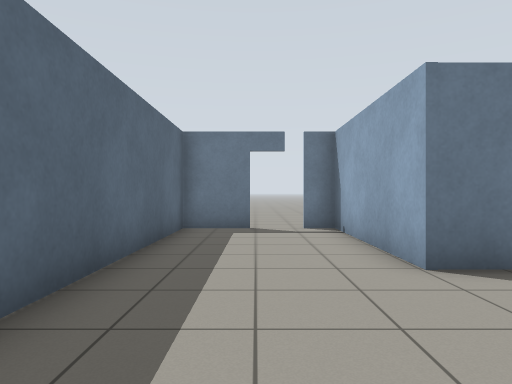
view 1 (above)

14 first-person views from a walk through a world built for the Gazebo simulator. The camera is 0.94 m above the floor, looks level and sees 70° across. The floor is counted in squares, 1 m on a side. Each view is taken from the middle of a square. On the plan, view 1 faces up. The plan holds only what a view shows up to about 13 squares ahead; the rest is blank.

view 2
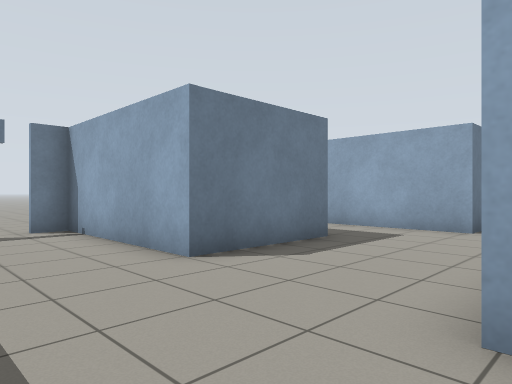

view 3
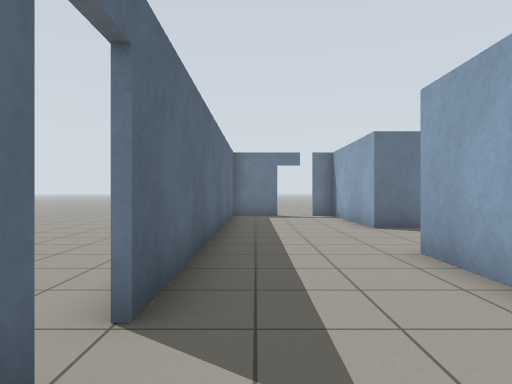

view 4
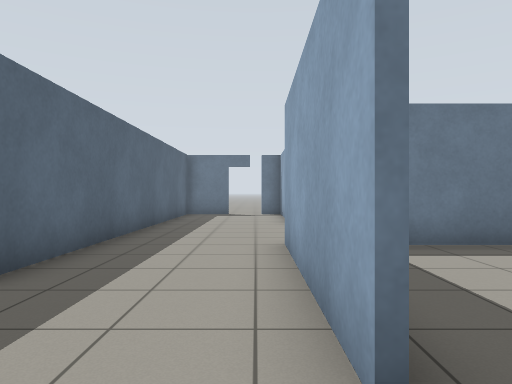

view 5
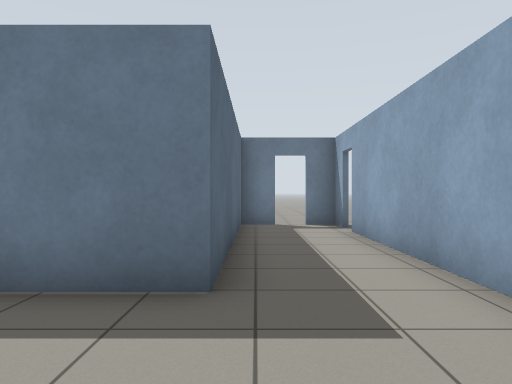

view 6
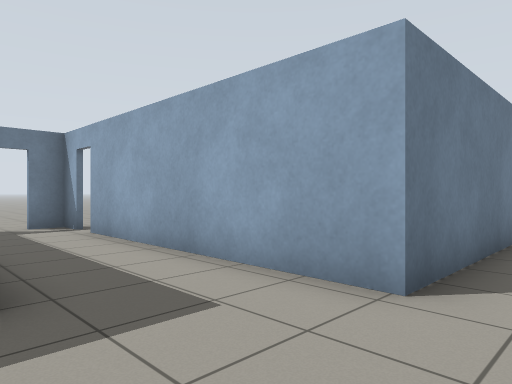

view 7
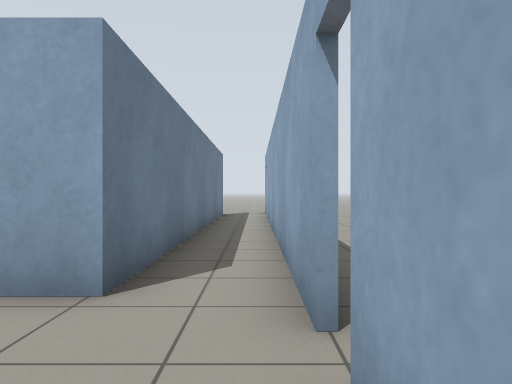

view 8
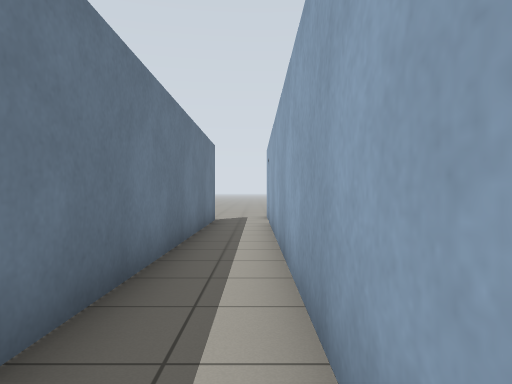

view 9
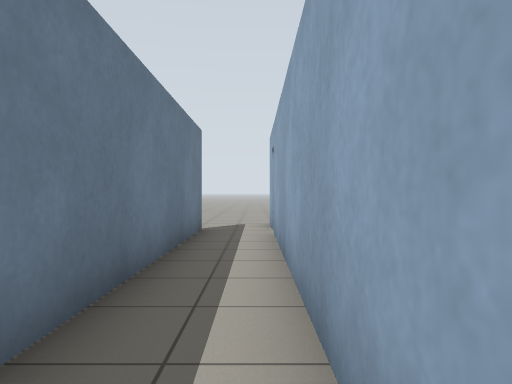

view 10
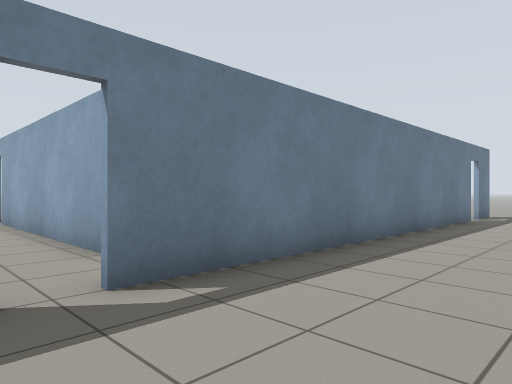

view 11
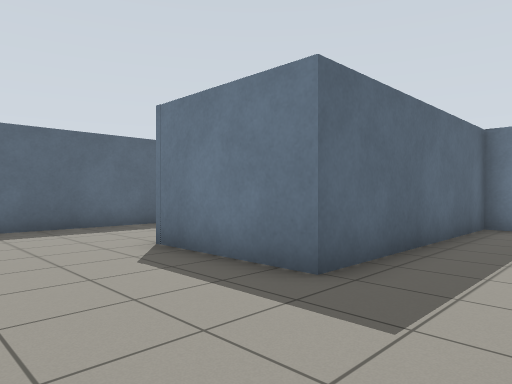

view 12
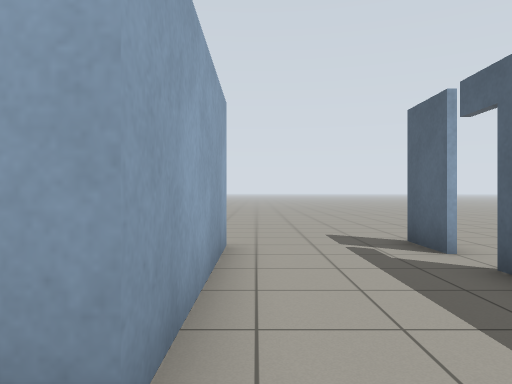

view 13
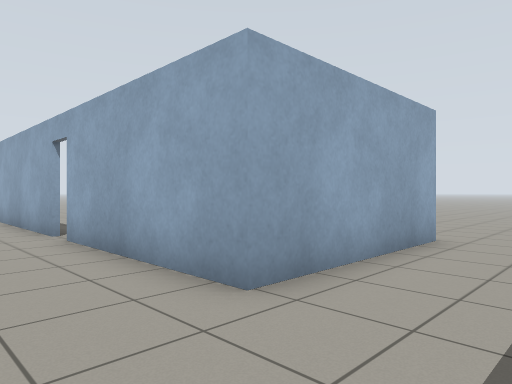

view 14
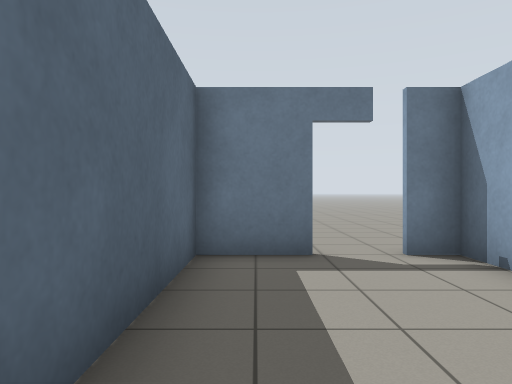

### Floor plan
Points are (right, up) in squares from view 1. A wall is a line through its corners. A room is listed if a view was taken in it or the views show most of it. See-through windows are left out.
Room 1 (views 1, 2, 3, 4, 5, 6, 7, 12, 13, 14)
walls: (8.3, 2.4) (8.3, 9.8); (1.5, -4.5) (1.5, 0.6) (6.6, 0.6); (-1.9, -3.5) (-1.9, -4.9); (-0.1, 9.4) (-1.9, 9.4) (-1.9, -2.4); (5.6, 11.5) (5.6, 4.4) (2, 4.4) (2, 9.4) (1.2, 9.4)
ways out: opening at (2, -5.5) to room 3; open door at (7, 0.5) to room 3; opening at (-2, -5.5); open door at (-2, -3); open door at (0, 9.5); open door at (7, 11.5); open door at (8, 10)
Room 2 (views 8, 9, 11)
walls: (7.4, 0.6) (19.2, 0.6); (20.3, 2.4) (8.3, 2.4)
ways out: open door at (19.7, 0.3) to room 3
Room 3 (view 10)
walls: (19.2, 0.4) (7.4, 0.4); (5.6, 0.4) (3.6, 0.4); (21, 0.4) (20.2, 0.4)
ways out: opening at (2, -5.5) to room 1; open door at (7, 0.5) to room 1; open door at (19.7, 0.3) to room 2; opening at (22.5, 0.5)

Where each view was taken, in squares from view 1:
view 1: 0 up, 0 right, facing up
view 2: 0 up, 1 left, facing up-right
view 3: 5 down, 1 left, facing up
view 4: 6 down, 1 right, facing up
view 5: 1 up, 6 right, facing up
view 6: 1 up, 5 right, facing up-right
view 7: 1 up, 5 right, facing right
view 8: 1 up, 8 right, facing right
view 9: 1 up, 11 right, facing right
view 10: 3 down, 6 right, facing up-right
view 11: 1 up, 8 right, facing up-left
view 12: 2 up, 1 right, facing down
view 13: 3 up, 1 left, facing down-right
view 14: 4 up, 1 left, facing up
